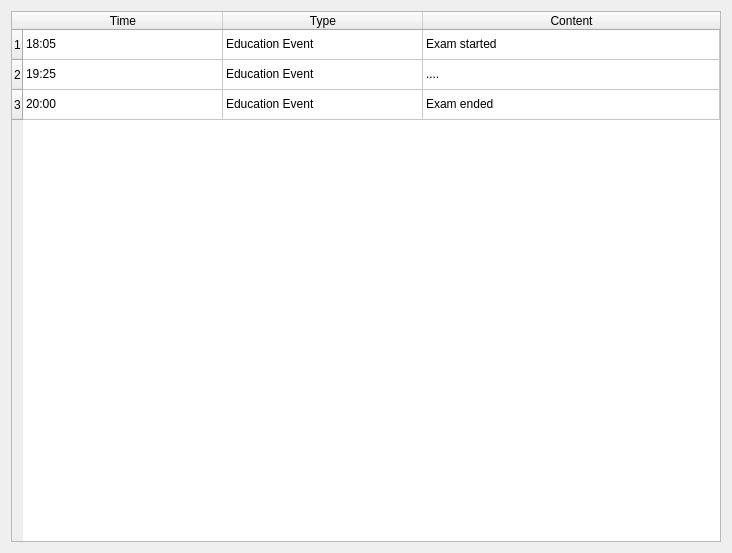
<?xml version="1.0" encoding="UTF-8"?>
<ui version="4.0">
 <class>Form</class>
 <widget class="QWidget" name="Form">
  <property name="geometry">
   <rect>
    <x>0</x>
    <y>0</y>
    <width>732</width>
    <height>553</height>
   </rect>
  </property>
  <property name="windowTitle">
   <string>Form</string>
  </property>
  <layout class="QVBoxLayout" name="verticalLayout">
   <item>
    <widget class="QTableWidget" name="tableWidget">
     <attribute name="horizontalHeaderDefaultSectionSize">
      <number>200</number>
     </attribute>
     <attribute name="horizontalHeaderStretchLastSection">
      <bool>true</bool>
     </attribute>
     <attribute name="verticalHeaderCascadingSectionResizes">
      <bool>true</bool>
     </attribute>
     <attribute name="verticalHeaderStretchLastSection">
      <bool>false</bool>
     </attribute>
     <row>
      <property name="text">
       <string>1</string>
      </property>
     </row>
     <row>
      <property name="text">
       <string>2</string>
      </property>
     </row>
     <row>
      <property name="text">
       <string>3</string>
      </property>
     </row>
     <column>
      <property name="text">
       <string>Time</string>
      </property>
     </column>
     <column>
      <property name="text">
       <string>Type</string>
      </property>
     </column>
     <column>
      <property name="text">
       <string>Content</string>
      </property>
     </column>
     <item row="0" column="0">
      <property name="text">
       <string>18:05</string>
      </property>
     </item>
     <item row="0" column="1">
      <property name="text">
       <string>Education Event</string>
      </property>
     </item>
     <item row="0" column="2">
      <property name="text">
       <string>Exam started</string>
      </property>
     </item>
     <item row="1" column="0">
      <property name="text">
       <string>19:25</string>
      </property>
     </item>
     <item row="1" column="1">
      <property name="text">
       <string>Education Event</string>
      </property>
     </item>
     <item row="1" column="2">
      <property name="text">
       <string>....</string>
      </property>
     </item>
     <item row="2" column="0">
      <property name="text">
       <string>20:00</string>
      </property>
     </item>
     <item row="2" column="1">
      <property name="text">
       <string>Education Event</string>
      </property>
     </item>
     <item row="2" column="2">
      <property name="text">
       <string>Exam ended</string>
      </property>
     </item>
    </widget>
   </item>
  </layout>
 </widget>
 <resources/>
 <connections/>
</ui>
